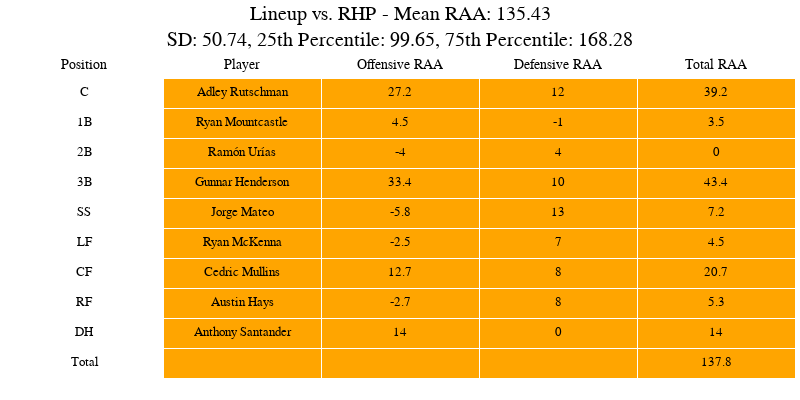

The notebook cell saved with this chart:
### Code cell
sorted_lineup_stats_RHP = sorted(lineup_stats_RHP, key=lambda x: x.get('Mean Total RAA', 0), reverse=True)

#create_and_display_lineup_visual(sorted_lineup_stats_RHP[0]['Lineup'], player_data, 'RHP')
create_and_display_lineup_visual(sorted_lineup_stats_RHP[0]['Lineup'], player_data, 'RHP')

### Figure 1 — Plotly figure (JSON) as saved in the notebook; plotly's stock layout.template omitted (floating-point values rounded to 4 significant figures)
{"data": [{"cells": {"align": "center", "fill": {"color": ["white", "#FFA500"]}, "font": {"color": "black", "family": "Helvetica", "size": 13}, "height": 30, "values": [["C", "1B", "2B", "3B", "SS", "LF", "CF", "RF", "DH", "Total"], ["Adley Rutschman", "Ryan Mountcastle", "Ramón Urías", "Gunnar Henderson", "Jorge Mateo", "Ryan McKenna", "Cedric Mullins", "Austin Hays", "Anthony Santander", ""], [27.2, 4.5, -4, 33.4, -5.8, -2.5, 12.7, -2.7, 14, ""], [12, -1, 4, 10, 13, 7, 8, 8, 0, ""], [39.2, 3.5, 0, 43.4, 7.2, 4.5, 20.7, 5.3, 14, 137.8]]}, "header": {"align": "center", "fill": {"color": "white"}, "font": {"color": "black", "family": "Helvetica", "size": 14}, "values": ["Position", "Player", "Offensive RAA", "Defensive RAA", "Total RAA"]}, "type": "table"}], "layout": {"height": 400, "margin": {"b": 5, "l": 5, "r": 5, "t": 50}, "paper_bgcolor": "white", "title": {"font": {"color": "black", "family": "Helvetica", "size": 20}, "text": "Lineup vs. RHP - Mean RAA: 135.43<br>SD: 50.74, 25th Percentile: 99.65, 75th Percentile: 168.28", "x": 0.5, "xanchor": "center", "y": 0.95, "yanchor": "top"}, "width": 800}}
